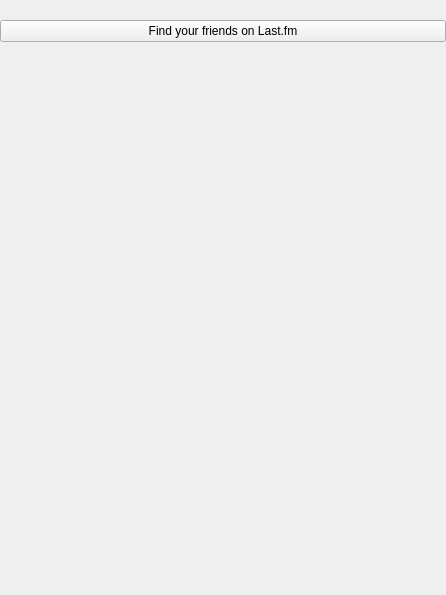
<?xml version="1.0" encoding="UTF-8"?>
<ui version="4.0">
 <class>FriendListWidget</class>
 <widget class="QWidget" name="FriendListWidget">
  <property name="geometry">
   <rect>
    <x>0</x>
    <y>0</y>
    <width>446</width>
    <height>595</height>
   </rect>
  </property>
  <property name="windowTitle">
   <string notr="true">Form</string>
  </property>
  <layout class="QVBoxLayout" name="verticalLayout">
   <property name="spacing">
    <number>0</number>
   </property>
   <property name="margin">
    <number>0</number>
   </property>
   <item>
    <widget class="QStackedWidget" name="stackedWidget">
     <property name="currentIndex">
      <number>1</number>
     </property>
     <widget class="QWidget" name="friendsPage">
      <layout class="QVBoxLayout" name="verticalLayout_2">
       <property name="spacing">
        <number>0</number>
       </property>
       <property name="margin">
        <number>0</number>
       </property>
       <item>
        <widget class="QWidget" name="filterBackground" native="true">
         <layout class="QHBoxLayout" name="horizontalLayout">
          <property name="spacing">
           <number>0</number>
          </property>
          <property name="margin">
           <number>0</number>
          </property>
          <item>
           <widget class="QLineEdit" name="filter"/>
          </item>
         </layout>
        </widget>
       </item>
       <item>
        <widget class="QListWidget" name="friends">
         <property name="horizontalScrollBarPolicy">
          <enum>Qt::ScrollBarAlwaysOff</enum>
         </property>
         <property name="selectionMode">
          <enum>QAbstractItemView::NoSelection</enum>
         </property>
         <property name="verticalScrollMode">
          <enum>QAbstractItemView::ScrollPerPixel</enum>
         </property>
         <property name="uniformItemSizes">
          <bool>false</bool>
         </property>
         <property name="sortingEnabled">
          <bool>false</bool>
         </property>
        </widget>
       </item>
      </layout>
     </widget>
     <widget class="QFrame" name="noFriendsPage">
      <layout class="QVBoxLayout" name="verticalLayout_4">
       <property name="margin">
        <number>0</number>
       </property>
       <item>
        <widget class="unicorn::Label" name="noFriends">
         <property name="text">
          <string/>
         </property>
         <property name="textFormat">
          <enum>Qt::RichText</enum>
         </property>
         <property name="wordWrap">
          <bool>true</bool>
         </property>
        </widget>
       </item>
       <item>
        <widget class="PushButton" name="findFriends">
         <property name="text">
          <string>Find your friends on Last.fm</string>
         </property>
        </widget>
       </item>
       <item>
        <spacer name="verticalSpacer">
         <property name="orientation">
          <enum>Qt::Vertical</enum>
         </property>
         <property name="sizeHint" stdset="0">
          <size>
           <width>20</width>
           <height>0</height>
          </size>
         </property>
        </spacer>
       </item>
      </layout>
     </widget>
     <widget class="QWidget" name="spinnerPage">
      <layout class="QVBoxLayout" name="verticalLayout_3">
       <property name="spacing">
        <number>0</number>
       </property>
       <property name="margin">
        <number>0</number>
       </property>
       <item>
        <widget class="QLabel" name="spinner">
         <property name="text">
          <string notr="true">Spinner</string>
         </property>
         <property name="alignment">
          <set>Qt::AlignCenter</set>
         </property>
        </widget>
       </item>
      </layout>
     </widget>
    </widget>
   </item>
  </layout>
 </widget>
 <customwidgets>
  <customwidget>
   <class>unicorn::Label</class>
   <extends>QLabel</extends>
   <header>lib/unicorn/widgets/Label.h</header>
  </customwidget>
  <customwidget>
   <class>PushButton</class>
   <extends>QPushButton</extends>
   <header>../Widgets/PushButton.h</header>
  </customwidget>
 </customwidgets>
 <resources/>
 <connections/>
</ui>
